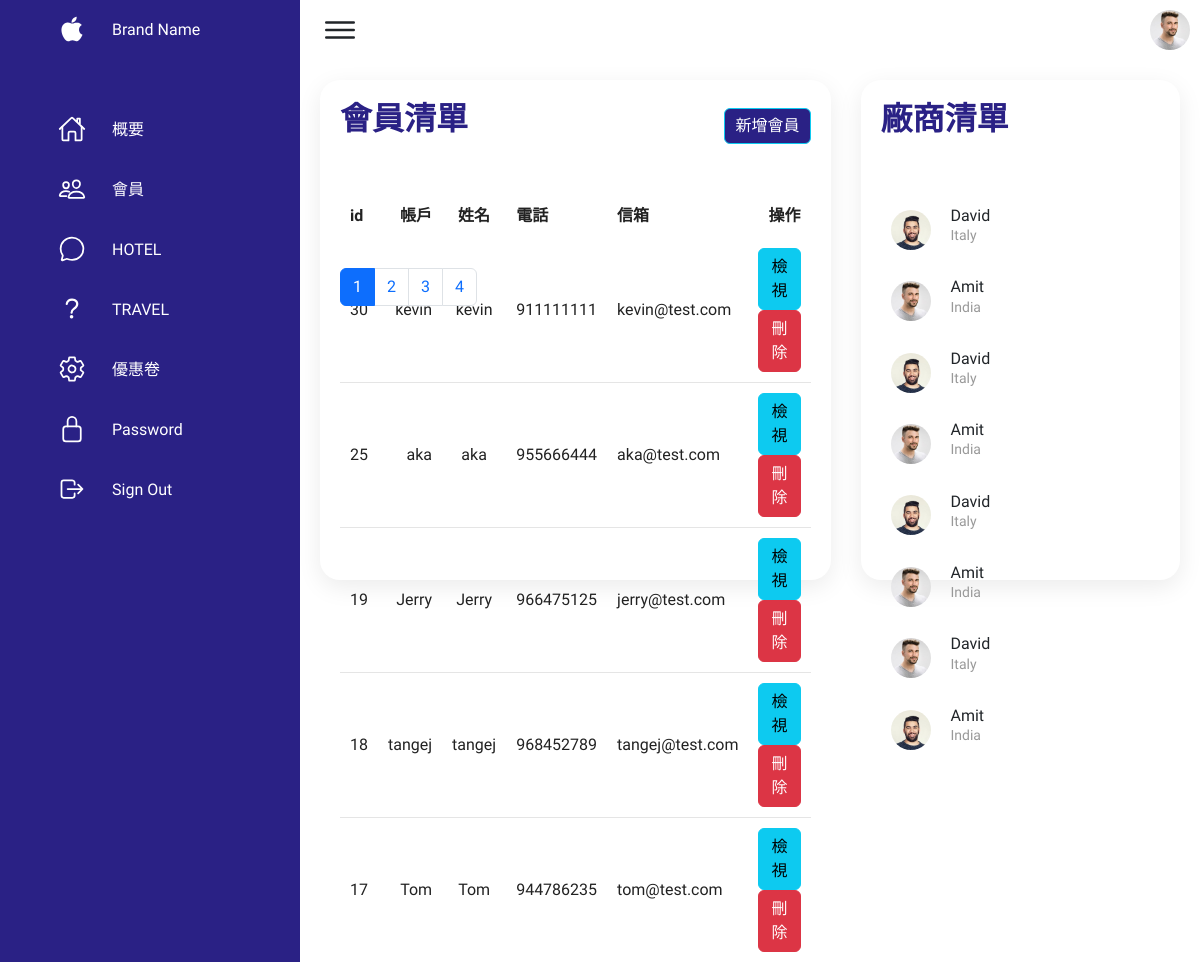
/travel-user/admin.php, run on the app's committed database.
### tables this page shows
CREATE TABLE `users` (
  `id` int(20) UNSIGNED NOT NULL,
  `account` varchar(255) NOT NULL COMMENT '帳戶',
  `password` varchar(255) NOT NULL COMMENT '密碼',
  `name` varchar(255) NOT NULL COMMENT '姓名',
  `phone` varchar(255) NOT NULL COMMENT '電話',
  `email` varchar(255) NOT NULL COMMENT '信箱',
  `identification` varchar(255) NOT NULL COMMENT '身分證',
  `birthday` date NOT NULL COMMENT '生日',
  `gender` int(20) NOT NULL COMMENT '性別',
  `created_at` datetime NOT NULL COMMENT '創建時間',
  `points` int(20) NOT NULL COMMENT '點數',
  `level` int(20) NOT NULL COMMENT '等級',
  `coupon` int(20) NOT NULL COMMENT '優惠券',
  `valid` int(20) NOT NULL COMMENT '軟刪除'
);

### travel-user/admin.php (the view, shortened to what this page needs)
<?php
require_once("./db-connect.php");
if (isset($_GET["search"])) {
    $search = $_GET["search"];
    $sql = "SELECT * FROM users WHERE account LIKE '%$search%' AND valid=1 ORDER BY created_at DESC";
    $result = $conn->query($sql);
    $userCount = $result->num_rows;
} else {
    if (isset($_GET["page"])) {
        $page = $_GET["page"];
    } else {
        $page = 1;
    }
    $sqlAll = "SELECT * FROM users WHERE valid=1 ";
    $resultAll = $conn->query($sqlAll);
    $userCount = $resultAll->num_rows;
    $per_page = 5;
    $page_start = ($page - 1) * $per_page;
    $sql = "SELECT * FROM users WHERE valid=1 ORDER BY created_at DESC LIMIT $page_start, $per_page";
    $result = $conn->query($sql);
    $totalPage = ceil($userCount / $per_page);
}
$rows = $result->fetch_all(MYSQLI_ASSOC);
?>
<!DOCTYPE html>
<html lang="en">
<head>
    <link href="https://cdn.jsdelivr.net/npm/bootstrap@5.2.1/dist/css/bootstrap.min.css" rel="stylesheet">
    <link rel="stylesheet" href="assets/css/style.css">
</head>
<body>
    <div class="crud-container">
        <div class="navigation">
            <ul>
                <li>
                    <a href="#">
                        <span class="icon">
                            <ion-icon name="logo-apple"></ion-icon>
                        </span>
                        <span class="title">Brand Name</span>
                    </a>
                </li>
                <li>
                    <a href="admin.php">
                        <span class="icon">
                            <ion-icon name="home-outline"></ion-icon>
                        </span>
                        <span class="title">概要</span>
                    </a>
                </li>
                <li>
                    <a href="#">
                        <span class="icon">
                            <ion-icon name="people-outline"></ion-icon>
                        </span>
                        <span class="title">會員</span>
                    </a>
                </li>
                <li>
                    <a href="#">
                        <span class="icon">
                            <ion-icon name="chatbubble-outline"></ion-icon>
                        </span>
                        <span class="title">HOTEL</span>
                    </a>
                </li>
                <li>
                    <a href="#">
                        <span class="icon">
                            <ion-icon name="help-outline"></ion-icon>
                        </span>
                        <span class="title">TRAVEL</span>
                    </a>
                </li>
                <li>
                    <a href="#">
                        <span class="icon">
                            <ion-icon name="settings-outline"></ion-icon>
                        </span>
                        <span class="title">優惠卷</span>
                    </a>
                </li>
                <li>
                    <a href="#">
                        <span class="icon">
                            <ion-icon name="lock-closed-outline"></ion-icon>
                        </span>
                        <span class="title">Password</span>
                    </a>
                </li>
                <li>
                    <a href="#">
                        <span class="icon">
                            <ion-icon name="log-out-outline"></ion-icon>
                        </span>
                        <span class="title">Sign Out</span>
                    </a>
                </li>
            </ul>
        </div>
        <div class="main">
            <div class="topbar">
                <div class="toggle">
                    <ion-icon name="menu-outline"></ion-icon>
                </div>
                <div class="user">
                    <img src="assets/imgs/customer01.jpg" alt="">
                </div>
            </div>
            <div class="details">
                <div class="recentOrders">
                    <div class="cardHeader">
                        <h2>會員清單</h2>
                        <div class="py-2 d-flex justify-content-end">
                            <a class="btn btn-info" href="admin-add-user.php">新增會員</a>
                        </div>
                    </div>
                    <table>
                        <thead>
                            <tr>
                                <td>id</td>
                                <td>帳戶</td>
                                <td>姓名</td>
                                <td>電話</td>
                                <td>信箱</td>
                                <td>操作</td>
                            </tr>
                        </thead>
                        <?php if ($userCount > 0) : ?>
                            <tbody>
                                <?php foreach ($rows as $row) : ?>
                                    <tr>
                                        <td><?= $row["id"] ?></td>
                                        <td><?= $row["account"] ?></td>
                                        <td><?= $row["name"] ?></td>
                                        <td><?= $row["phone"] ?></td>
                                        <td><?= $row["email"] ?></td>
                                        <td>
                                            <a class="btn btn-info" href="admin-user.php?id=<?= $row["id"] ?>">檢視</a>
                                            <a class="btn btn-danger" href="admin-delete-user.php?id=<?= $row["id"] ?>">刪除</a>
                                        </td>
                                    </tr>
                                <?php endforeach; ?>
                            </tbody>
                        <?php endif; ?>
                    </table>
                    <?php if (!isset($_GET["search"])) : ?>
                        <nav aria-label="Page navigation example">
                            <ul class="pagination">
                                <?php for ($i = 1; $i <= $totalPage; $i++) : ?>
                                    <li class="page-item <?php if ($i == $page) echo "active"; ?>"><a class="page-link" href="admin.php?page=<?= $i ?>"><?= $i ?></a></li>
                                <?php endfor; ?>
                            </ul>
                        </nav>
                    <?php endif; ?>
                </div>
                <div class="recentCustomers">
                    <div class="cardHeader">
                        <h2>廠商清單</h2>
                    </div>
                    <table>
                        <tr>
                            <td width="60px">
                                <div class="imgBx"><img src="assets/imgs/customer02.jpg" alt=""></div>
                            </td>
                            <td>
                                <h4>David <br> <span>Italy</span></h4>
                            </td>
                        </tr>
                        <tr>
                            <td width="60px">
                                <div class="imgBx"><img src="assets/imgs/customer01.jpg" alt=""></div>
                            </td>
                            <td>
                                <h4>Amit <br> <span>India</span></h4>
                            </td>
                        </tr>
                        <tr>
                            <td width="60px">
                                <div class="imgBx"><img src="assets/imgs/customer02.jpg" alt=""></div>
                            </td>
                            <td>
                                <h4>David <br> <span>Italy</span></h4>
                            </td>
                        </tr>
                        <tr>
                            <td width="60px">
                                <div class="imgBx"><img src="assets/imgs/customer01.jpg" alt=""></div>
                            </td>
                            <td>
                                <h4>Amit <br> <span>India</span></h4>
                            </td>
                        </tr>
                        <tr>
                            <td width="60px">
                                <div class="imgBx"><img src="assets/imgs/customer02.jpg" alt=""></div>
                            </td>
                            <td>
                                <h4>David <br> <span>Italy</span></h4>
                            </td>
                        </tr>
                        <tr>
                            <td width="60px">
                                <div class="imgBx"><img src="assets/imgs/customer01.jpg" alt=""></div>
                            </td>
                            <td>
                                <h4>Amit <br> <span>India</span></h4>
                            </td>
                        </tr>
                        <tr>
                            <td width="60px">
                                <div class="imgBx"><img src="assets/imgs/customer01.jpg" alt=""></div>
                            </td>
                            <td>
                                <h4>David <br> <span>Italy</span></h4>
                            </td>
                        </tr>
                        <tr>
                            <td width="60px">
                                <div class="imgBx"><img src="assets/imgs/customer02.jpg" alt=""></div>
                            </td>
                            <td>
                                <h4>Amit <br> <span>India</span></h4>
                            </td>
                        </tr>
                    </table>
                </div>
            </div>
        </div>
    </div>
</body>
</html>

### travel-user/assets/css/style.css (style rules this page uses)
* { font-family: "Ubuntu", sans-serif; margin: 0; padding: 0; box-sizing: border-box; }
:root { --blue: #2a2185; --white: #fff; --gray: #f5f5f5; --black1: #222; --black2: #999; }
body { min-height: 100vh; overflow-x: hidden; }
.crud-container { position: relative; width: 100%; }
.navigation { position: fixed; width: 300px; height: 100%; background: var(--blue); border-left: 10px solid var(--blue); transition: 0.5s; overflow: hidden; }
.navigation ul { position: absolute; top: 0; left: 0; width: 100%; }
.navigation ul li { position: relative; width: 100%; list-style: none; border-top-left-radius: 30px; border-bottom-left-radius: 30px; }
.navigation ul li:nth-child(1) { margin-bottom: 40px; pointer-events: none; }
.navigation ul li a { position: relative; display: block; width: 100%; display: flex; text-decoration: none; color: var(--white); }
.navigation ul li a .icon { position: relative; display: block; min-width: 60px; height: 60px; line-height: 75px; text-align: center; }
.navigation ul li a .icon ion-icon { font-size: 1.75rem; }
.navigation ul li a .title { position: relative; display: block; padding: 0 10px; height: 60px; line-height: 60px; text-align: start; white-space: nowrap; }
.main { position: absolute; width: calc(100% - 300px); left: 300px; min-height: 100vh; background: var(--white); transition: 0.5s; }
.topbar { width: 100%; height: 60px; display: flex; justify-content: space-between; align-items: center; padding: 0 10px; }
.toggle { position: relative; width: 60px; height: 60px; display: flex; justify-content: center; align-items: center; font-size: 2.5rem; cursor: pointer; }
.user { position: relative; width: 40px; height: 40px; border-radius: 50%; overflow: hidden; cursor: pointer; }
.user img { position: absolute; top: 0; left: 0; width: 100%; height: 100%; object-fit: cover; }
.details { position: relative; width: 100%; padding: 20px; display: grid; grid-template-columns: 1fr 1fr; grid-gap: 30px; }
.details .recentOrders { position: relative; display: grid; grid-template-rows:repeat(5,84px); min-height: 500px; background: var(--white); padding: 20px; box-shadow: 0 7px 25px rgba(0, 0, 0, 0.08); border-radius: 20px; }
.details .cardHeader { display: flex; justify-content: space-between; align-items: flex-start; }
.cardHeader h2 { font-weight: 600; color: var(--blue); }
.cardHeader .btn { position: relative; padding: 5px 10px; background: var(--blue); text-decoration: none; color: var(--white); border-radius: 6px; }
.details table { width: 100%; border-collapse: collapse; margin-top: 10px; }
.details table thead td { font-weight: 600; }
.details .recentOrders table tr { color: var(--black1); border-bottom: 1px solid rgba(0, 0, 0, 0.1); }
.details .recentOrders table tr:last-child { border-bottom: none; }
.details .recentOrders table tr td { padding: 10px; }
.details .recentOrders table tr td:last-child { text-align: end; }
.details .recentOrders table tr td:nth-child(2) { text-align: end; }
.details .recentOrders table tr td:nth-child(3) { text-align: center; }
.recentCustomers { position: relative; display: grid; grid-template-rows:repeat(5,84px) !important; min-height: 500px; padding: 20px; background: var(--white); box-shadow: 0 7px 25px rgba(0, 0, 0, 0.08); border-radius: 20px; }
.recentCustomers .imgBx { position: relative; width: 40px; height: 40px; border-radius: 50px; overflow: hidden; }
.recentCustomers .imgBx img { position: absolute; top: 0; left: 0; width: 100%; height: 100%; object-fit: cover; }
.recentCustomers table tr td { padding: 12px 10px; }
.recentCustomers table tr td h4 { font-size: 16px; font-weight: 500; line-height: 1.2rem; }
.recentCustomers table tr td h4 span { font-size: 14px; color: var(--black2); }

### travel-user/admin.php (style rules this page uses)
.details { grid-template-columns: 1fr 1fr; }
.details .recentOrders table tbody tr a { text-decoration: none; }

### data on the page
users: id "30", account "kevin", name "kevin", phone "911111111", email "kevin@test.com"
users: id "25", account "aka", name "aka", phone "955666444", email "aka@test.com"
users: id "19", account "Jerry", name "Jerry", phone "966475125", email "jerry@test.com"
users: id "18", account "tangej", name "tangej", phone "968452789", email "tangej@test.com"
users: id "17", account "Tom", name "Tom", phone "944786235", email "tom@test.com"
